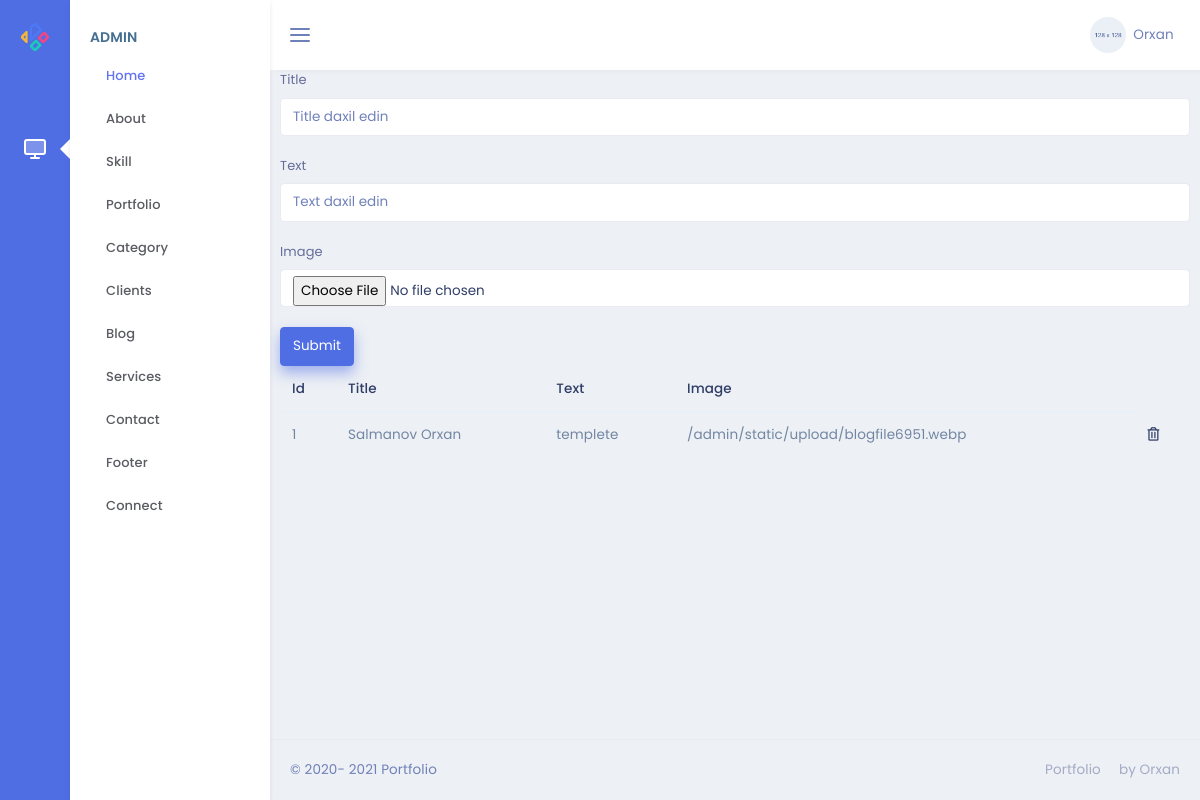
The page /admin/home on the database its author committed.
### models.py (models this page shows)
class Home(db.Model):
    id=db.Column(db.Integer,primary_key=True)
    title=db.Column(db.String(50),nullable=False)
    text=db.Column(db.String(50),nullable=False)
    image = db.Column(db.String,nullable=False)

### admin/routes.py (the view, shortened to what this page needs)
@admin.route('/home' , methods=["GET","POST"])
def homepage():
    Homm=Home.query.all()
    return render_template('/admin/Home/home.html',Homm=Homm)

### admin/templates/admin/Home/home.html
{% extends "admin/base.html" %}
{% block content %}
<form action="/admin/home" method="POST" enctype="multipart/form-data">
    <div class="form-group">
        <label for="title">Title</label>
        <input type="title" class="form-control" name="title" id="title" placeholder="Title daxil edin">
    </div>
    <div class="form-group">
        <label for="text">Text</label>
        <input type="text" class="form-control" name="text" id="text" placeholder="Text daxil edin">
    </div>
    <div class="form-group">
        <label for="image">Image</label>
        <input type="file" class="form-control" name="image" id="image" placeholder="Sekil daxil edin">
    </div>
    <button type="submit" class="btn btn-primary">Submit</button>
</form>
<table class="table">
    <thead>
        <tr>
            <th scope="col">Id</th>
            <th scope="col">Title</th>
            <th scope="col">Text</th>
            <th scope="col">Image</th>
        </tr>
    </thead>
    <tbody>
        {% for i in Homm %}
        <tr>
            <td>{{i.id}}</td>
            <td>{{i.title}}</td>
            <td>{{i.text}}</td>
            <td>{{i.image}}</td>
            <td><a href="/admin/home/{{i.id}}"  ><i class="far fa-trash-alt"></i></a></td>
        </tr>
        {% endfor %}
    </tbody>
</table>
{% endblock %}

### rows shown on the page
Home: id "1", title "Salmanov Orxan", text "templete", image "/admin/static/upload/blogfile6951.webp"
